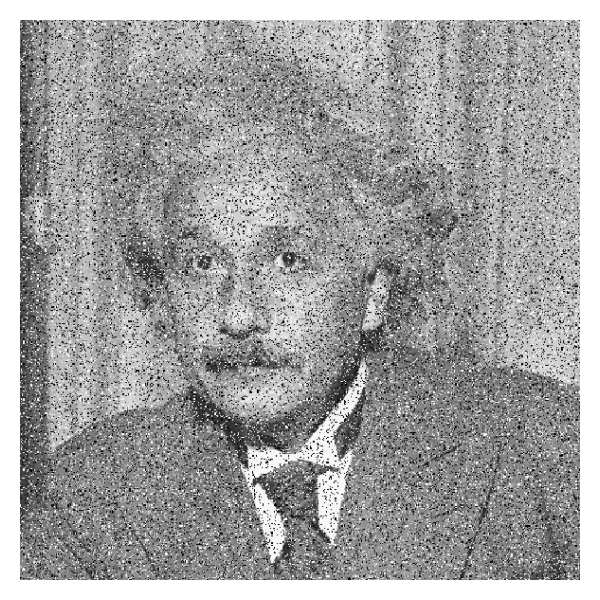
#> input picture saltnpepa.jpg, 600 x 600 px
$ python Gaussian.py
#> lines starting #> are read from the running program, lines starting #| are printed output that depends on the picture
import cv2
import numpy as np

print("HELLO ile 2")
img = cv2.imread("saltnpepa.jpg")
#> img is the input picture: shape (600, 600, 3); min 0, max 255, mean 160.7
median=cv2.medianBlur(img,5)
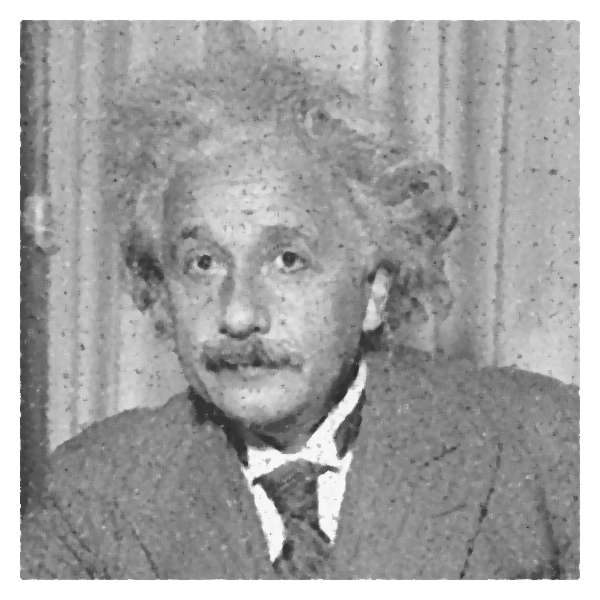
#> median: shape (600, 600, 3); min 40, max 255, mean 164.4
gauss = cv2.GaussianBlur(img,(5,5),0)
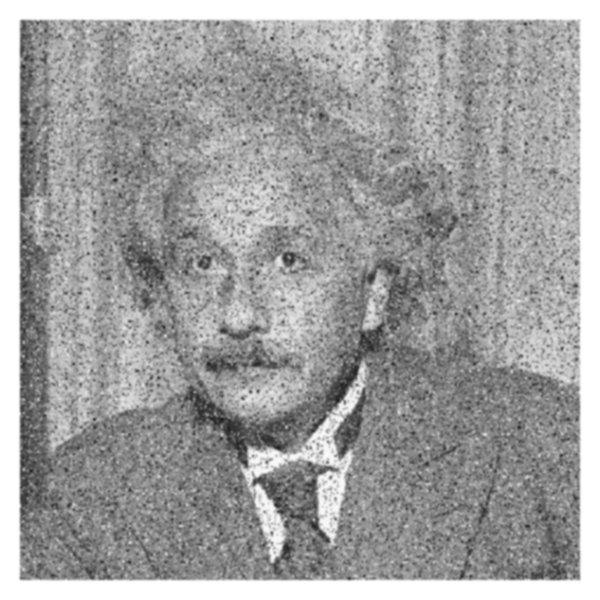
#> gauss: shape (600, 600, 3); min 27, max 255, mean 160.7
images = np.concatenate((img,median, gauss), axis=1)
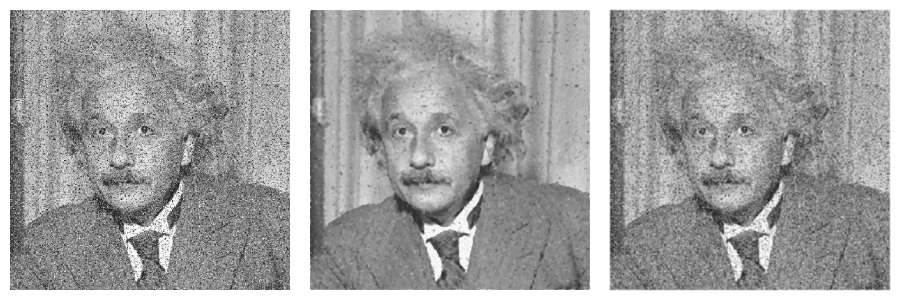
#> images: shape (600, 1800, 3) (shown at 1/2 size); min 0, max 255, mean 161.9


cv2.imshow('img', images)
cv2.waitKey(0)
cv2.destroyAllWindows

$ run again, with abc.jpg copied over saltnpepa.jpg
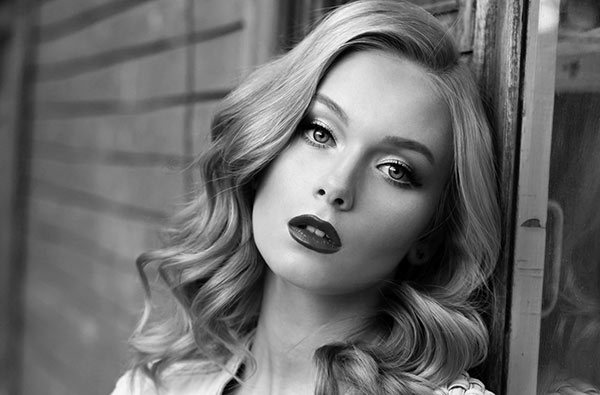
#> input picture abc.jpg, 600 x 395 px
#> img is the input picture: shape (395, 600, 3); min 0, max 255, mean 106.5
#> `images = np.concatenate((img,median, gauss), axis=1)`:
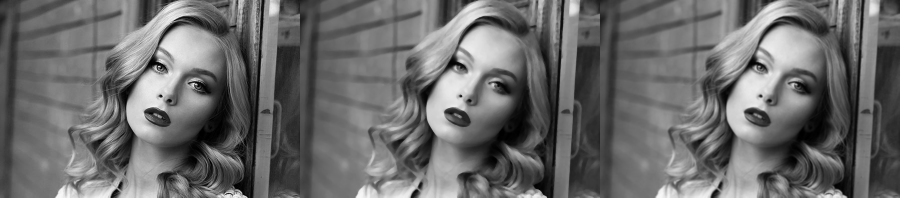
#> images: shape (395, 1800, 3) (shown at 1/2 size); min 0, max 255, mean 106.5
